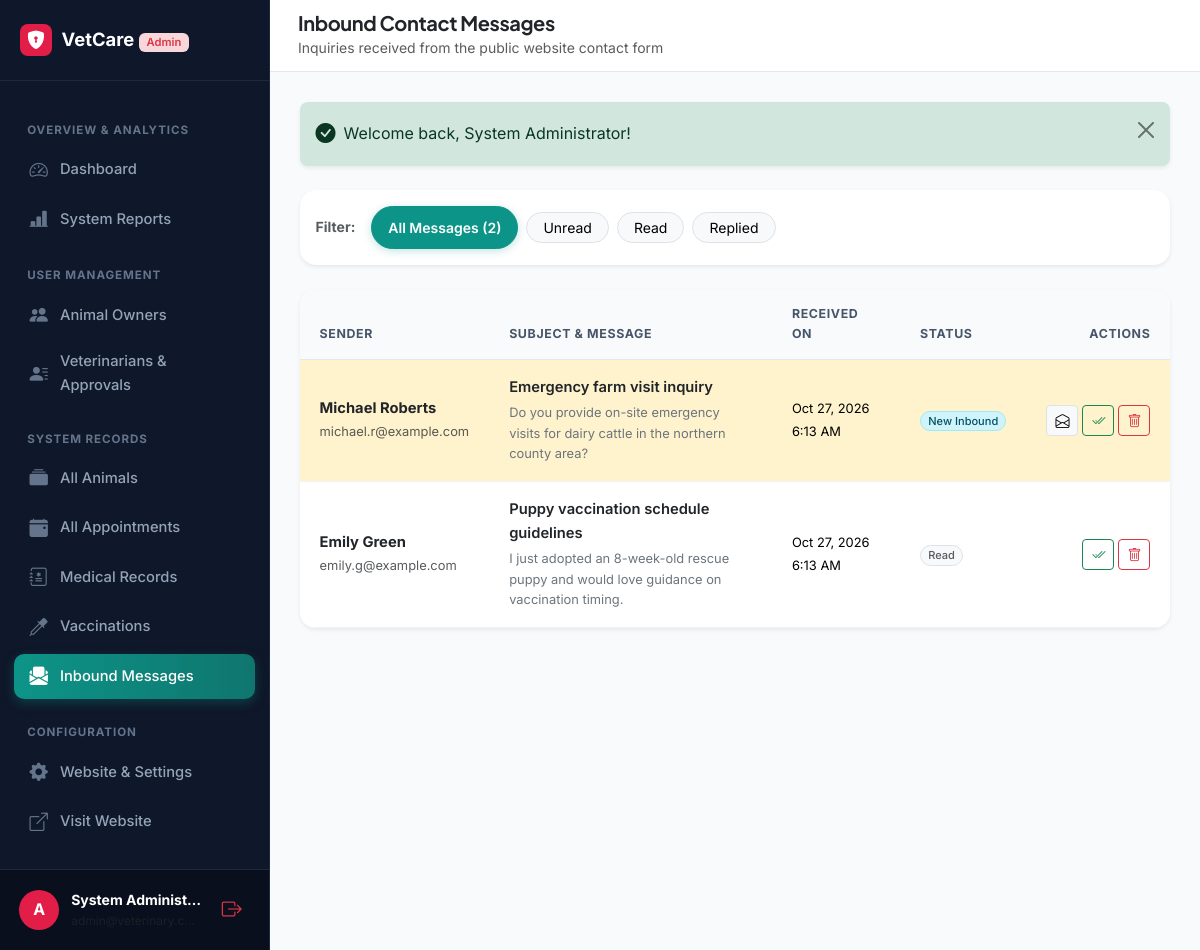
/admin/contact_messages.php (signed in), run on the app's committed database.
### tables this page shows
CREATE TABLE `contact_messages` (
  `id` INT AUTO_INCREMENT PRIMARY KEY,
  `sender_name` VARCHAR(100) NOT NULL,
  `email` VARCHAR(150) NOT NULL,
  `subject` VARCHAR(200) NOT NULL,
  `message` TEXT NOT NULL,
  `status` ENUM('unread', 'read', 'replied') NOT NULL DEFAULT 'unread',
  `created_at` TIMESTAMP DEFAULT CURRENT_TIMESTAMP,
  INDEX `idx_contact_status` (`status`)
);

### admin/contact_messages.php (the view, shortened to what this page needs)
<?php
require_once __DIR__ . '/../includes/init.php';
$statusFilter = trim($_GET['status'] ?? '');
$sql = "SELECT * FROM contact_messages WHERE 1=1";
$params = [];
$sql .= " ORDER BY created_at DESC";
$stmt = $pdo->prepare($sql);
$stmt->execute($params);
$messages = $stmt->fetchAll();
require_once __DIR__ . '/../includes/header.php';
?>
<div class="dashboard-layout">
    <?php require_once __DIR__ . '/../includes/admin_sidebar.php'; ?>
    <main class="dashboard-main">
        <header class="dashboard-topbar">
            <div class="d-flex align-items-center gap-3">
                <div>
                    <h5 class="fw-bold mb-0 text-dark">Inbound Contact Messages</h5>
                    <small class="text-muted">Inquiries received from the public website contact form</small>
                </div>
            </div>
        </header>
        <div class="dashboard-content-body">
            <?php require_once __DIR__ . '/../includes/alerts.php'; ?>
            <div class="card border-0 shadow-sm rounded-4 p-3 mb-4 bg-white">
                <div class="d-flex flex-wrap gap-2 align-items-center">
                    <span class="text-muted small fw-bold me-2">Filter:</span>
                    <a href="<?= url('admin/contact_messages.php') ?>" class="btn btn-sm <?= empty($statusFilter) ? 'btn-primary' : 'btn-light border' ?> rounded-pill px-3">
                        All Messages (<?= count($messages) ?>)
                    </a>
                    <a href="<?= url('admin/contact_messages.php?status=unread') ?>" class="btn btn-sm <?= $statusFilter === 'unread' ? 'btn-primary' : 'btn-light border' ?> rounded-pill px-3">
                        Unread
                    </a>
                    <a href="<?= url('admin/contact_messages.php?status=read') ?>" class="btn btn-sm <?= $statusFilter === 'read' ? 'btn-primary' : 'btn-light border' ?> rounded-pill px-3">
                        Read
                    </a>
                    <a href="<?= url('admin/contact_messages.php?status=replied') ?>" class="btn btn-sm <?= $statusFilter === 'replied' ? 'btn-primary' : 'btn-light border' ?> rounded-pill px-3">
                        Replied
                    </a>
                </div>
            </div>
            <div class="card border-0 shadow-sm rounded-4 bg-white overflow-hidden">
                <?php if (empty($messages)): ?>
                    <div class="empty-state-box">
                        <div class="empty-state-icon"><i class="bi bi-envelope-open"></i></div>
                        <h5 class="fw-bold">No Messages Found</h5>
                        <p class="text-muted small">No inquiries match the current filter.</p>
                    </div>
                <?php else: ?>
                    <div class="table-responsive">
                        <table class="table custom-table">
                            <thead>
                                <tr>
                                    <th>Sender</th>
                                    <th>Subject & Message</th>
                                    <th>Received On</th>
                                    <th>Status</th>
                                    <th class="text-end">Actions</th>
                                </tr>
                            </thead>
                            <tbody>
                                <?php foreach ($messages as $m): ?>
                                    <tr class="<?= $m['status'] === 'unread' ? 'table-warning bg-opacity-25' : '' ?>">
                                        <td>
                                            <div class="fw-bold text-dark"><?= e($m['sender_name']) ?></div>
                                            <a href="mailto:<?= e($m['email']) ?>" class="small text-muted text-decoration-none">
                                                <?= e($m['email']) ?>
                                            </a>
                                        </td>
                                        <td>
                                            <div class="fw-semibold text-dark"><?= e($m['subject']) ?></div>
                                            <p class="text-secondary small mb-0 mt-1"><?= nl2br(e($m['message'])) ?></p>
                                        </td>
                                        <td><small><?= format_date($m['created_at'], 'M j, Y g:i A') ?></small></td>
                                        <td><?= badge_status($m['status']) ?></td>
                                        <td class="text-end">
                                            <div class="d-inline-flex gap-1">
                                                <?php if ($m['status'] === 'unread'): ?>
                                                    <form action="<?= url('admin/contact_messages.php') ?>" method="POST" class="d-inline m-0">
                                                        <button type="submit" class="btn btn-sm btn-light border" title="Mark Read">
                                                            <i class="bi bi-envelope-open"></i>
                                                        </button>
                                                    </form>
                                                <?php endif; ?>
                                                <?php if ($m['status'] !== 'replied'): ?>
                                                    <form action="<?= url('admin/contact_messages.php') ?>" method="POST" class="d-inline m-0">
                                                        <button type="submit" class="btn btn-sm btn-outline-success" title="Mark Replied">
                                                            <i class="bi bi-check2-all"></i>
                                                        </button>
                                                    </form>
                                                <?php endif; ?>
                                                <form action="<?= url('admin/contact_messages.php') ?>" method="POST" class="d-inline m-0" onsubmit="return confirm('Delete this message?');">
                                                    <button type="submit" class="btn btn-sm btn-outline-danger" title="Delete">
                                                        <i class="bi bi-trash"></i>
                                                    </button>
                                                </form>
                                            </div>
                                        </td>
                                    </tr>
                                <?php endforeach; ?>
                            </tbody>
                        </table>
                    </div>
                <?php endif; ?>
            </div>
        </div>
    </main>
</div>
<?php require_once __DIR__ . '/../includes/footer.php'; ?>

### includes/functions.php (shortened to what this page needs)
<?php
function e($value): string {
    return htmlspecialchars((string)($value ?? ''), ENT_QUOTES, 'UTF-8');
}
function url(string $path = ''): string {
    $path = ltrim($path, '/');
    return rtrim(BASE_URL, '/') . ($path !== '' ? '/' . $path : '');
}
function get_flashes(): array {
    $messages = $_SESSION['flash_messages'] ?? [];
    return $messages;
}
function format_date(?string $date, string $format = 'M j, Y'): string {
    $timestamp = strtotime($date);
    return $timestamp ? date($format, $timestamp) : '—';
}
function badge_status(string $status): string {
    $statusLower = strtolower(trim($status));
    $map = [
        'active'     => ['bg-success-subtle text-success border border-success-subtle', 'Active'],
        'approved'   => ['bg-success-subtle text-success border border-success-subtle', 'Approved'],
        'completed'  => ['bg-success-subtle text-success border border-success-subtle', 'Completed'],
        'scheduled'  => ['bg-primary-subtle text-primary border border-primary-subtle', 'Scheduled'],
        'pending'    => ['bg-warning-subtle text-warning-emphasis border border-warning-subtle', 'Pending Review'],
        'cancelled'  => ['bg-secondary-subtle text-secondary border border-secondary-subtle', 'Cancelled'],
        'rejected'   => ['bg-danger-subtle text-danger border border-danger-subtle', 'Rejected'],
        'inactive'   => ['bg-secondary-subtle text-secondary border border-secondary-subtle', 'Inactive'],
        'suspended'  => ['bg-danger-subtle text-danger border border-danger-subtle', 'Suspended'],
        'unread'     => ['bg-info-subtle text-info-emphasis border border-info-subtle', 'New Inbound'],
        'read'       => ['bg-light text-muted border', 'Read'],
        'replied'    => ['bg-success-subtle text-success border border-success-subtle', 'Replied']
    ];
    $classes = $map[$statusLower][0] ?? 'bg-light text-dark border';
    $label = $map[$statusLower][1] ?? ucfirst($statusLower);
    return '<span class="badge rounded-pill ' . $classes . ' px-2.5 py-1.5 fw-medium">' . e($label) . '</span>';
}

### assets/css/style.css (style rules this page uses)
:root { --primary: #0d9488; --primary-dark: #0f766e; --primary-light: #ccfbf1; --primary-subtle: #f0fdfa; --secondary: #0284c7; --accent: #10b981; --dark: #0f172a; --dark-muted: #475569; --light-bg: #f8fafc; --card-bg: #ffffff; --border-color: #e2e8f0; --border-focus: #0d9488; --font-heading: 'Plus Jakarta Sans', -apple-system, BlinkMacSystemFont, 'Segoe UI', Roboto, sans-serif; --font-body: 'Inter', -apple-system, BlinkMacSystemFont, 'Segoe UI', Roboto, sans-serif; --radius-sm: 8px; --radius-md: 12px; --radius-lg: 18px; --radius-pill: 9999px; --shadow-sm: 0 1px 3px rgba(15, 23, 42, 0.05); --shadow-md: 0 4px 18px -2px rgba(15, 23, 42, 0.06), 0 2px 6px -1px rgba(15, 23, 42, 0.03); --shadow-lg: 0 12px 30px -4px rgba(13, 148, 136, 0.12), 0 4px 12px -2px rgba(15, 23, 42, 0.04); }
body { font-family: var(--font-body); color: var(--dark); background-color: var(--light-bg); line-height: 1.6; overflow-x: hidden; }
h1, h2, h3, h4, h5, h6 { font-family: var(--font-heading); color: var(--dark); font-weight: 700; letter-spacing: -0.02em; }
a { color: var(--primary); text-decoration: none; transition: all 0.2s ease-in-out; }
.btn-primary { background-color: var(--primary); border-color: var(--primary); color: #ffffff; font-weight: 600; padding: 0.625rem 1.35rem; border-radius: var(--radius-md); box-shadow: 0 2px 8px rgba(13, 148, 136, 0.25); transition: all 0.25s ease; }

### assets/css/dashboard.css (style rules this page uses)
.dashboard-layout { display: flex; min-height: 100vh; background-color: #f8fafc; }
.dashboard-main { flex-grow: 1; display: flex; flex-direction: column; min-width: 0; }
.dashboard-topbar { height: 72px; background: #ffffff; border-bottom: 1px solid var(--border-color); padding: 0 1.75rem; display: flex; align-items: center; justify-content: space-between; position: sticky; top: 0; z-index: 1020; }
.dashboard-content-body { padding: 1.85rem; flex-grow: 1; }
.custom-table { margin-bottom: 0; }
.custom-table th { background-color: #f8fafc; color: #475569; font-size: 0.775rem; text-transform: uppercase; letter-spacing: 0.05em; font-weight: 700; padding: 0.95rem 1.25rem; border-bottom: 1px solid var(--border-color); }
.custom-table td { padding: 1rem 1.25rem; vertical-align: middle; border-bottom: 1px solid #f1f5f9; font-size: 0.92rem; }

### data on the page
contact_messages: sender_name "Michael Roberts", email "michael.r@example.com", subject "Emergency farm visit inquiry", message "Do you provide on-site emergency visits for dairy cattle in the northern county area?", created_at "Oct 27, 2026 6:13 AM", status "New Inbound"
contact_messages: sender_name "Emily Green", email "emily.g@example.com", subject "Puppy vaccination schedule guidelines", message "I just adopted an 8-week-old rescue puppy and would love guidance on vaccination timing.", created_at "Oct 27, 2026 6:13 AM", status "Read"

### other printed values
$user['full_name'] "System Administ…"
$flash['message'] "Welcome back, System Administrator!"
count($messages) "2"
